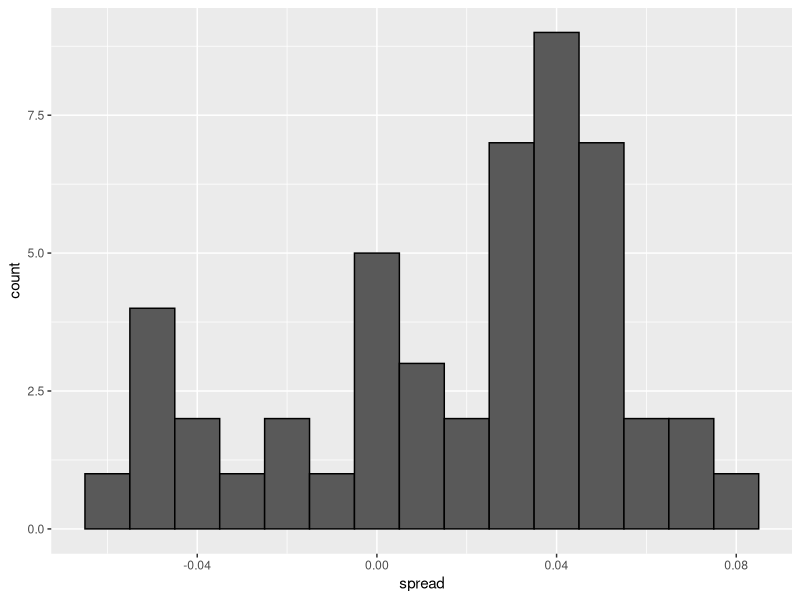
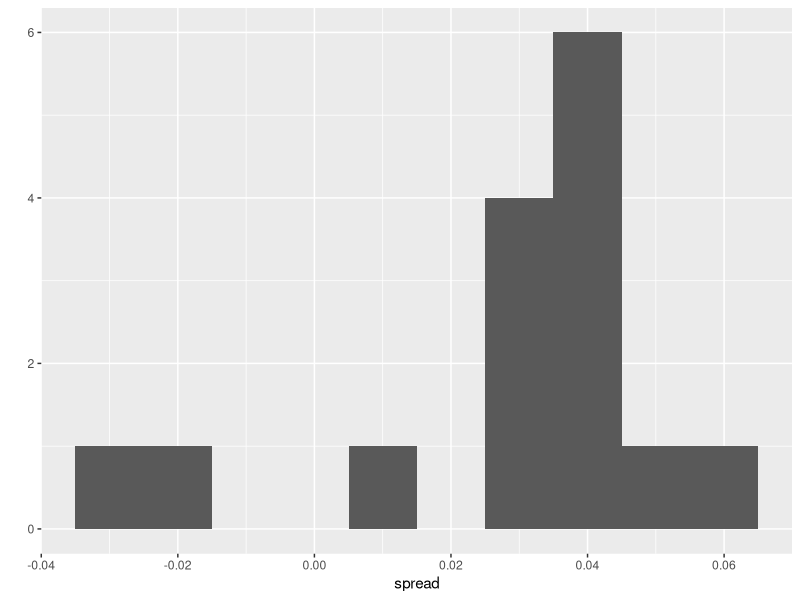
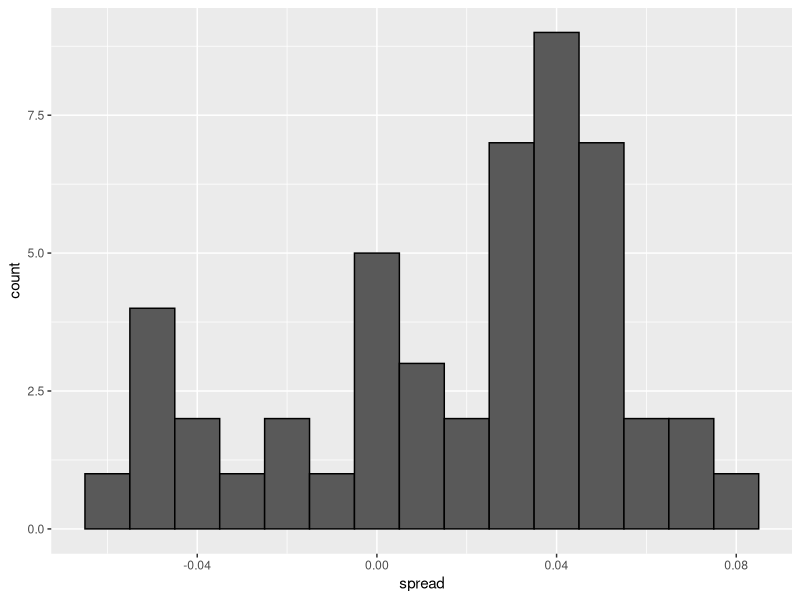
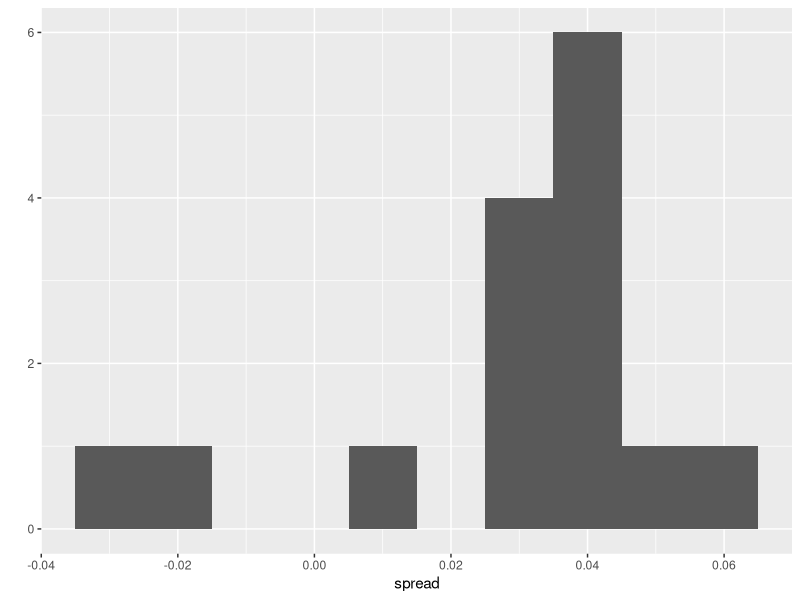
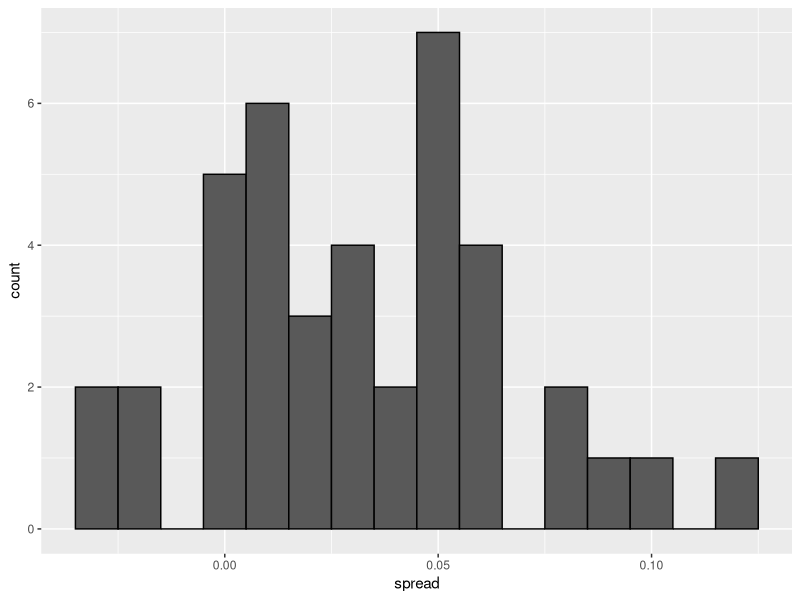

Here is the R script that generated these plots, in order: (Note: this script raises an error after producing the figures.)
## ---- chunk 1
library(tidyverse)
library(dslabs)
d <- 0.039
Ns <- c(1298, 533, 1342, 897, 774, 254, 812, 324, 1291, 1056, 2172, 516)
p <- (d + 1) / 2

polls <- map_df(Ns, function(N) {
  x <- sample(c(0,1), size=N, replace=TRUE, prob=c(1-p, p))
  x_hat <- mean(x)
  se_hat <- sqrt(x_hat * (1 - x_hat) / N)
  list(estimate = 2 * x_hat - 1, 
    low = 2*(x_hat - 1.96*se_hat) - 1, 
    high = 2*(x_hat + 1.96*se_hat) - 1,
    sample_size = N)
}) %>% mutate(poll = seq_along(Ns))
## ---- chunk 2
sum(polls$sample_size)
#> [1] 11269
## ---- chunk 3
d_hat <- polls %>% 
  summarize(avg = sum(estimate*sample_size) / sum(sample_size)) %>% 
  pull(avg)
## ---- chunk 4
data(polls_us_election_2016)
## ---- chunk 5
polls <- polls_us_election_2016 %>% 
  filter(state == "U.S." & enddate >= "2016-10-31" &
           (grade %in% c("A+","A","A-","B+") | is.na(grade)))
## ---- chunk 6
polls <- polls %>% 
  mutate(spread = rawpoll_clinton/100 - rawpoll_trump/100)
## ---- chunk 7
d_hat <- polls %>% 
  summarize(d_hat = sum(spread * samplesize) / sum(samplesize)) %>% 
  pull(d_hat)
## ---- chunk 8
p_hat <- (d_hat+1)/2 # d=2p-1 에서 유도
moe <- 1.96 * 2 * sqrt(p_hat * (1 - p_hat) / sum(polls$samplesize))
moe # Margin of Error
#> [1] 0.00662
## ---- chunk 9
polls %>%
  ggplot(aes(spread)) +
  geom_histogram(color="black", binwidth = .01)
## ---- chunk 10
polls %>% group_by(pollster) %>% summarize(n())
#> # A tibble: 15 x 2
#>   pollster                                                   `n()`
#>   <fct>                                                      <int>
#> 1 ABC News/Washington Post                                       7
#> 2 Angus Reid Global                                              1
#> 3 CBS News/New York Times                                        2
#> 4 Fox News/Anderson Robbins Research/Shaw & Company Research     2
#> 5 IBD/TIPP                                                       8
#> # … with 10 more rows
## ---- chunk 11
polls %>% group_by(pollster) %>% 
  filter(n() >= 6) %>%
  summarize(se = 2 * sqrt(p_hat * (1-p_hat) / median(samplesize)))
#> # A tibble: 5 x 2
#>   pollster                     se
#>   <fct>                     <dbl>
#> 1 ABC News/Washington Post 0.0265
#> 2 IBD/TIPP                 0.0333
#> 3 Ipsos                    0.0225
#> 4 The Times-Picayune/Lucid 0.0196
#> 5 USC Dornsife/LA Times    0.0183
## ---- chunk 12
one_poll_per_pollster <- polls %>% group_by(pollster) %>% 
  filter(enddate == max(enddate)) %>%
  ungroup()
# ungroup() 상당히 좋은 것 같다.
## ---- chunk 13
qplot(spread, data = one_poll_per_pollster, binwidth = 0.01)
## ---- chunk 14
sd(one_poll_per_pollster$spread)
#> [1] 0.0242
## ---- chunk 15
results <- one_poll_per_pollster %>% 
  summarize(avg = mean(spread), 
            se = sd(spread) / sqrt(length(spread))) %>% 
  mutate(start = avg - 1.96 * se, 
         end = avg + 1.96 * se) 
round(results * 100, 1)
#>   avg  se start end
#> 1 2.9 0.6   1.7 4.1
## ---- chunk 16
library(dslabs)
data(heights)
x <- heights %>% filter(sex == "Male") %>%
  pull(height)
## ---- chunk 17
# average
mean(x)

# Standard Deviation
sd(x)
## ---- chunk 18
mu <- mean(x)
s <- sd(x)
n <- 50

sd(x)/sqrt(n)

set.seed(1)

sample(x, size = n, replace = TRUE) %>% mean()

set.seed(1)

sample(x, size = n, replace = TRUE) %>%  sd()
## ---- chunk 19
# σ를 모르는 경우, 표본의 표준편차 s 를 대신 사용한다고 해서 이렇게 풂

set.seed(1)

n <- 50
s <- sample(x, size = n, replace = TRUE) %>% sd()
s
## ---- chunk 20
mu
mu + c(-1.96 * s, 1.96 * s)
## ---- chunk 21
B <- 10000
n <- 50

dat <- replicate(B, {
  sample(x, size = n, replace = TRUE) %>% mean() + c(-1.96 * s, 1.96 * s)
})


## ---- chunk 22
data(polls_us_election_2016)
polls <- polls_us_election_2016 %>% 
  filter(pollster %in% c("Rasmussen Reports/Pulse Opinion Research",
                         "The Times-Picayune/Lucid") &
           enddate >= "2016-10-15" &
           state == "U.S.") %>% 
  mutate(spread = rawpoll_clinton/100 - rawpoll_trump/100) 
## ---- chunk 23
polls %>% 
  filter(pollster=="Rasmussen Reports/Pulse Opinion Research") %>% 
  summarize(N_1 = n())
## ---- chunk 24
library(tidyverse)
library(dslabs)
d <- 0.039
Ns <- c(1298, 533, 1342, 897, 774, 254, 812, 324, 1291, 1056, 2172, 516)
p <- (d + 1) / 2

polls <- map_df(Ns, function(N) {
  x <- sample(c(0,1), size=N, replace=TRUE, prob=c(1-p, p))
  x_hat <- mean(x)
  se_hat <- sqrt(x_hat * (1 - x_hat) / N)
  list(estimate = 2 * x_hat - 1, 
    low = 2*(x_hat - 1.96*se_hat) - 1, 
    high = 2*(x_hat + 1.96*se_hat) - 1,
    sample_size = N)
}) %>% mutate(poll = seq_along(Ns))
## ---- chunk 25
sum(polls$sample_size)
#> [1] 11269
## ---- chunk 26
d_hat <- polls %>% 
  summarize(avg = sum(estimate*sample_size) / sum(sample_size)) %>% 
  pull(avg)
## ---- chunk 27
data(polls_us_election_2016)
## ---- chunk 28
polls <- polls_us_election_2016 %>% 
  filter(state == "U.S." & enddate >= "2016-10-31" &
           (grade %in% c("A+","A","A-","B+") | is.na(grade)))
## ---- chunk 29
polls <- polls %>% 
  mutate(spread = rawpoll_clinton/100 - rawpoll_trump/100)
## ---- chunk 30
d_hat <- polls %>% 
  summarize(d_hat = sum(spread * samplesize) / sum(samplesize)) %>% 
  pull(d_hat)
## ---- chunk 31
p_hat <- (d_hat+1)/2 # d=2p-1 에서 유도
moe <- 1.96 * 2 * sqrt(p_hat * (1 - p_hat) / sum(polls$samplesize))
moe # Margin of Error
#> [1] 0.00662
## ---- chunk 32
polls %>%
  ggplot(aes(spread)) +
  geom_histogram(color="black", binwidth = .01)
## ---- chunk 33
polls %>% group_by(pollster) %>% summarize(n())
#> # A tibble: 15 x 2
#>   pollster                                                   `n()`
#>   <fct>                                                      <int>
#> 1 ABC News/Washington Post                                       7
#> 2 Angus Reid Global                                              1
#> 3 CBS News/New York Times                                        2
#> 4 Fox News/Anderson Robbins Research/Shaw & Company Research     2
#> 5 IBD/TIPP                                                       8
#> # … with 10 more rows
## ---- chunk 34
polls %>% group_by(pollster) %>% 
  filter(n() >= 6) %>%
  summarize(se = 2 * sqrt(p_hat * (1-p_hat) / median(samplesize)))
#> # A tibble: 5 x 2
#>   pollster                     se
#>   <fct>                     <dbl>
#> 1 ABC News/Washington Post 0.0265
#> 2 IBD/TIPP                 0.0333
#> 3 Ipsos                    0.0225
#> 4 The Times-Picayune/Lucid 0.0196
#> 5 USC Dornsife/LA Times    0.0183
## ---- chunk 35
one_poll_per_pollster <- polls %>% group_by(pollster) %>% 
  filter(enddate == max(enddate)) %>%
  ungroup()
# ungroup() 상당히 좋은 것 같다.
## ---- chunk 36
qplot(spread, data = one_poll_per_pollster, binwidth = 0.01)
## ---- chunk 37
sd(one_poll_per_pollster$spread)
#> [1] 0.0242
## ---- chunk 38
results <- one_poll_per_pollster %>% 
  summarize(avg = mean(spread), 
            se = sd(spread) / sqrt(length(spread))) %>% 
  mutate(start = avg - 1.96 * se, 
         end = avg + 1.96 * se) 
round(results * 100, 1)
#>   avg  se start end
#> 1 2.9 0.6   1.7 4.1
## ---- chunk 39
library(dslabs)
data(heights)
x <- heights %>% filter(sex == "Male") %>%
  pull(height)
## ---- chunk 40
# average
mean(x)

# Standard Deviation
sd(x)
## ---- chunk 41
mu <- mean(x)
s <- sd(x)
n <- 50

sd(x)/sqrt(n)

set.seed(1)

sample(x, size = n, replace = TRUE) %>% mean()

set.seed(1)

sample(x, size = n, replace = TRUE) %>%  sd()
## ---- chunk 42
# σ를 모르는 경우, 표본의 표준편차 s 를 대신 사용한다고 해서 이렇게 풂

set.seed(1)

n <- 50
s <- sample(x, size = n, replace = TRUE) %>% sd()
s
## ---- chunk 43
mu
mu + c(-1.96 * s, 1.96 * s)
## ---- chunk 44
n <- 50
Bs <- rep(n, times = 10000)

dat <- map_df(Bs, function(B) {
  sample <- sample(x, size= n, replace = TRUE) 
  x_hat <- mean(sample)
  se_hat <- sd(sample)/sqrt(n)
  list(
    upper = x_hat + 1.96*se_hat,
    lower = x_hat - 1.96*se_hat
  )
})

dat$hit <- ifelse(dat$upper > mu & dat$lower < mu, 1, 0)
sum(dat$hit)/length(dat$hit)
## ---- chunk 45
data(polls_us_election_2016)
polls <- polls_us_election_2016 %>% 
  filter(pollster %in% c("Rasmussen Reports/Pulse Opinion Research",
                         "The Times-Picayune/Lucid") &
           enddate >= "2016-10-15" &
           state == "U.S.") %>% 
  mutate(spread = rawpoll_clinton/100 - rawpoll_trump/100) 
## ---- chunk 46
polls %>% 
  ggplot(aes(spread)) +
  geom_histogram(color="black", binwidth = .01)
## ---- chunk 47
polls %>% 
  filter(pollster=="Rasmussen Reports/Pulse Opinion Research") %>% 
  summarize(N_1 = n())
## ---- chunk 48
polls <- polls_us_election_2016 %>% 
  filter(enddate >= "2016-10-15" &
           state == "U.S.") %>%
  group_by(pollster) %>%
  filter(n() >= 5) %>% 
  mutate(spread = rawpoll_clinton/100 - rawpoll_trump/100) %>%
  ungroup()
## ---- chunk 49
polls <- polls_us_election_2016 %>% 
  filter(enddate >= "2016-10-15" &
           state == "U.S.") %>%
  group_by(pollster) %>%
  filter(n() >= 5) %>% 
  mutate(spread = rawpoll_clinton/100 - rawpoll_trump/100) %>%
  ungroup()
## ---- chunk 50
prev <- 0.00025
N <- 100000
outcome <- sample(c("Disease","Healthy"), N, replace = TRUE, 
                  prob = c(prev, 1 - prev))
## ---- chunk 51
N_D <- sum(outcome == "Disease")
N_D
#> [1] 23
N_H <- sum(outcome == "Healthy")
N_H
#> [1] 99977
## ---- chunk 52
accuracy <- 0.99
test <- vector("character", N)
test[outcome == "Disease"]  <- sample(c("+", "-"), N_D, replace = TRUE, 
                                    prob = c(accuracy, 1 - accuracy))
test[outcome == "Healthy"]  <- sample(c("-", "+"), N_H, replace = TRUE, 
                                    prob = c(accuracy, 1 - accuracy))
## ---- chunk 53
table(outcome, test)
#>          test
#> outcome       -     +
#>   Disease     0    23
#>   Healthy 99012   965
## ---- chunk 54
library(tidyverse)
library(dslabs)
data(polls_us_election_2016)
polls <- polls_us_election_2016 %>% 
  filter(state == "Florida" & enddate >= "2016-11-04" ) %>% 
  mutate(spread = rawpoll_clinton/100 - rawpoll_trump/100)
## ---- chunk 55
library(tidyverse)
library(dslabs)
polls <- polls_us_election_2016 %>% 
  filter(state == "U.S." & enddate >= "2016-10-31" &
           (grade %in% c("A+","A","A-","B+") | is.na(grade))) %>% 
  mutate(spread = rawpoll_clinton/100 - rawpoll_trump/100)

one_poll_per_pollster <- polls %>% group_by(pollster) %>% 
  filter(enddate == max(enddate)) %>%
  ungroup()

results <- one_poll_per_pollster %>% 
  summarize(avg = mean(spread), se = sd(spread)/sqrt(length(spread))) %>% 
  mutate(start = avg - 1.96*se, end = avg + 1.96*se)
## ---- chunk 56
mu <- 0
tau <- 0.035
sigma <- results$se
Y <- results$avg
B <- sigma^2 / (sigma^2 + tau^2)

posterior_mean <- B*mu + (1-B)*Y
posterior_se <- sqrt( 1/ (1/sigma^2 + 1/tau^2))

posterior_mean
#> [1] 0.0281
posterior_se
#> [1] 0.00615
## ---- chunk 57
posterior_mean + c(-1.96, 1.96)*posterior_se
#> [1] 0.0160 0.0401
## ---- chunk 58
1 - pnorm(0, posterior_mean, posterior_se)
#> [1] 1
## ---- chunk 59
set.seed(3)
J <- 6
N <- 2000
d <- .021
p <- (d + 1)/2
X <- d + rnorm(J, 0, 2 * sqrt(p * (1 - p) / N))
## ---- chunk 60
I <- 5
J <- 6
N <- 2000
X <- sapply(1:I, function(i){
  d + rnorm(J, 0, 2 * sqrt(p * (1 - p) / N))
})
## ---- chunk 61
I <- 5
J <- 6
N <- 2000
d <- .021
p <- (d + 1) / 2
h <- rnorm(I, 0, 0.025)
X <- sapply(1:I, function(i){
  d + h[i] + rnorm(J, 0, 2 * sqrt(p * (1 - p) / N))
})
## ---- chunk 62
sd(one_poll_per_pollster$spread)
#> [1] 0.0242
## ---- chunk 63
mu <- 0
tau <- 0.035
sigma <- sqrt(results$se^2 + .025^2)
Y <- results$avg
B <- sigma^2 / (sigma^2 + tau^2)

posterior_mean <- B*mu + (1-B)*Y
posterior_se <- sqrt( 1/ (1/sigma^2 + 1/tau^2))

1 - pnorm(0, posterior_mean, posterior_se)
#> [1] 0.817
## ---- chunk 64
results_us_election_2016 %>% top_n(5, electoral_votes)
#>          state electoral_votes clinton trump others
#> 1   California              55    61.7  31.6    6.7
#> 2        Texas              38    43.2  52.2    4.5
#> 3      Florida              29    47.8  49.0    3.2
#> 4     New York              29    59.0  36.5    4.5
#> 5     Illinois              20    55.8  38.8    5.4
#> 6 Pennsylvania              20    47.9  48.6    3.6
## ---- chunk 65
results <- polls_us_election_2016 %>%
  filter(state!="U.S." & 
           !str_detect(state, "CD") & 
           enddate >="2016-10-31" & 
           (grade %in% c("A+","A","A-","B+") | is.na(grade))) %>%
  mutate(spread = rawpoll_clinton/100 - rawpoll_trump/100) %>%
  group_by(state) %>%
  summarize(avg = mean(spread), sd = sd(spread), n = n()) %>%
  mutate(state = as.character(state))
## ---- chunk 66
results %>% arrange(abs(avg))
#> # A tibble: 47 x 4
#>   state               avg     sd     n
#>   <chr>             <dbl>  <dbl> <int>
#> 1 Florida         0.00356 0.0163     7
#> 2 North Carolina -0.00730 0.0306     9
#> 3 Ohio           -0.0104  0.0252     6
#> 4 Nevada          0.0169  0.0441     7
#> 5 Iowa           -0.0197  0.0437     3
#> # … with 42 more rows
## ---- chunk 67
results <- left_join(results, results_us_election_2016, by = "state")
## ---- chunk 68
results_us_election_2016 %>% filter(!state %in% results$state) %>% 
  pull(state)
#> [1] "Rhode Island"         "Alaska"               "Wyoming"             
#> [4] "District of Columbia"
## ---- chunk 69
results <- results %>%
  mutate(sd = ifelse(is.na(sd), median(results$sd, na.rm = TRUE), sd))
## ---- chunk 70
#> # A tibble: 47 x 12
#>   state     avg      sd     n electoral_votes clinton trump others
#>   <chr>   <dbl>   <dbl> <int>           <int>   <dbl> <dbl>  <dbl>
#> 1 Alab… -0.149  2.53e-2     3               9    34.4  62.1    3.6
#> 2 Ariz… -0.0326 2.70e-2     9              11    45.1  48.7    6.2
#> 3 Arka… -0.151  9.90e-4     2               6    33.7  60.6    5.8
#> 4 Cali…  0.260  3.87e-2     5              55    61.7  31.6    6.7
#> 5 Colo…  0.0452 2.95e-2     7               9    48.2  43.3    8.6
#> # … with 42 more rows, and 4 more variables: sigma <dbl>, B <dbl>,
#> #   posterior_mean <dbl>, posterior_se <dbl>
## ---- chunk 71
B <- 10000
mu <- 0
tau <- 0.02
clinton_EV <- replicate(B, {
  results %>% mutate(sigma = sd/sqrt(n), 
                   B = sigma^2 / (sigma^2 + tau^2),
                   posterior_mean = B * mu + (1 - B) * avg,
                   posterior_se = sqrt(1 / (1/sigma^2 + 1/tau^2)),
                   result = rnorm(length(posterior_mean), 
                                  posterior_mean, posterior_se),
                   clinton = ifelse(result > 0, electoral_votes, 0)) %>% 
    summarize(clinton = sum(clinton)) %>% 
    pull(clinton) + 7
})

mean(clinton_EV > 269)
#> [1] 0.998
## ---- chunk 72
tau <- 0.02
bias_sd <- 0.03
clinton_EV_2 <- replicate(1000, {
  results %>% mutate(sigma = sqrt(sd^2/n  + bias_sd^2),  
                   B = sigma^2 / (sigma^2 + tau^2),
                   posterior_mean = B*mu + (1-B)*avg,
                   posterior_se = sqrt( 1/ (1/sigma^2 + 1/tau^2)),
                   result = rnorm(length(posterior_mean), 
                                  posterior_mean, posterior_se),
                   clinton = ifelse(result>0, electoral_votes, 0)) %>% 
    summarize(clinton = sum(clinton) + 7) %>% 
    pull(clinton)
})
mean(clinton_EV_2 > 269)
#> [1] 0.848
## ---- chunk 73
one_pollster <- polls_us_election_2016 %>% 
  filter(pollster == "Ipsos" & state == "U.S.") %>% 
  mutate(spread = rawpoll_clinton/100 - rawpoll_trump/100)
## ---- chunk 74
se <- one_pollster %>% 
  summarize(empirical = sd(spread), 
            theoretical = 2 * sqrt(mean(spread) * (1 - mean(spread)) /
                                     min(samplesize)))
se
#>   empirical theoretical
#> 1    0.0403      0.0326
## ---- chunk 75
library(tidyverse)
library(dslabs)
data("polls_us_election_2016")
polls <- polls_us_election_2016 %>% 
  filter(state != "U.S." & enddate >= "2016-10-31") %>% 
  mutate(spread = rawpoll_clinton/100 - rawpoll_trump/100)
## ---- chunk 76
add <- results_us_election_2016 %>% 
  mutate(actual_spread = clinton/100 - trump/100) %>% 
  select(state, actual_spread)
cis <- cis %>% 
  mutate(state = as.character(state)) %>% 
  left_join(add, by = "state")
## ---- chunk 77
one_poll_per_pollster %>%
  ggplot(aes(sample=spread)) + stat_qq()
## ---- chunk 78
z <- qt(0.975,  nrow(one_poll_per_pollster)-1)
one_poll_per_pollster %>% 
  summarize(avg = mean(spread), moe = z*sd(spread)/sqrt(length(spread))) %>% 
  mutate(start = avg - moe, end = avg + moe) 
#> # A tibble: 1 x 4
#>      avg    moe  start    end
#>    <dbl>  <dbl>  <dbl>  <dbl>
#> 1 0.0290 0.0134 0.0156 0.0424
## ---- chunk 79
qt(0.975, 14)
#> [1] 2.14
## ---- chunk 80
qnorm(0.975)
#> [1] 1.96
## ---- chunk 81
data("polls_us_election_2016")
polls_us_election_2016 %>%
  filter(state =="Wisconsin" &
           enddate >="2016-10-31" & 
           (grade %in% c("A+","A","A-","B+") | is.na(grade))) %>%
  mutate(spread = rawpoll_clinton/100 - rawpoll_trump/100) %>%
  mutate(state = as.character(state)) %>%
  left_join(results_us_election_2016, by = "state") %>%
  mutate(actual = clinton/100 - trump/100) %>%
  summarize(actual = first(actual), avg = mean(spread), 
            sd = sd(spread), n = n()) %>%
  select(actual, avg, sd, n)
#>   actual    avg     sd n
#> 1 -0.007 0.0711 0.0104 6
